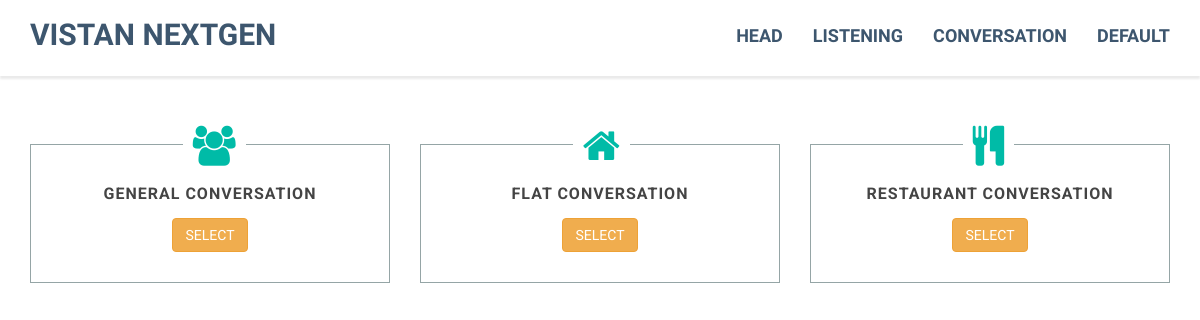
The page / on the database its author committed.
### App/models.py (models this page shows, shortened)
class Service(models.Model):
    name = models.CharField(max_length = 25)
    created_at = models.DateTimeField(auto_now_add = True)
    time = models.DecimalField(max_digits = 25,decimal_places=3)
    icon = models.CharField(max_length=100, default = 'home')
    class Meta:
        ordering = ('-id',)
        verbose_name = 'Service'
        verbose_name_plural = 'Services'

### App/views.py (the view)
# urls.py: path('', views.HomeView, name = 'home'),
def HomeView(request):
    qs  =  Service.objects.all()
    return render(request, 'App/index.html', {'qs':qs})

### App/templates/App/index.html (shortened to what this page needs)
<!DOCTYPE html>
{% load static %}
<html>
<head>
<link href="{% static "css/bootstrap.min.css" %}" rel="stylesheet">
<link href="https://maxcdn.bootstrapcdn.com/font-awesome/4.6.3/css/font-awesome.min.css" rel="stylesheet">
<link href="{% static "css/style.css" %}" rel="stylesheet">
<link rel="stylesheet" href="{% static "izitoast/css/iziToast.min.css" %}">
</head>
<body>
<header class="item header margin-top-0">
<div class="wrapper">
	<nav role="navigation" class="navbar navbar-white navbar-embossed navbar-lg navbar-fixed-top">
	<div class="container">
		<div class="navbar-header">
			<a href="" class="navbar-brand brand"> VISTAN NEXTGEN </a>
		</div>
		<div id="navbar-collapse-02" class="collapse navbar-collapse">
			<ul class="nav navbar-nav navbar-right">
				<li class="propClone"><a href="{% url 'App:head-create' %}">Head</a></li>
				<li class="propClone"><a href="{% url 'App:listen-create' %}">Listening</a></li>
				<li class="propClone"><a href="{% url 'App:home' %}">Conversation</a></li>
				<li class="propClone"><a href="{% url 'App:all-details' %}">Default</a></li>
			</ul>
		</div>
	</div>
	</nav>
</div>
</header>
<section class="item content">
</section>
<div class="item content">
	<div class="container">
		<div class="row">
			{% for i in qs%}
			<div class="col-md-4">
				<i class="fa {{i.icon}} infoareaicon"></i>
				<div class="infoareawrap" style=border-color:#95A5A6;>
					<h1 class="text-center subtitle">{{i.name}} Conversation</h1>
					<p class="text-center">
						 <a href="{% url 'App:select-service' i.id %}" class="btn btn-warning">SELECT</a>
					</p>
				</div>
			</div>
			{% endfor %}
		</div>
	</div>
</div>
</body>
</html>

### static/css/style.css (style rules this page uses)
body { font-family:Roboto; font-weight:300; font-size:16px; color:#777; line-height:1.7; }
h1,h2,h3,h4,h5,h6 { font-family:Roboto; font-weight:700; }
.navbar-lg { min-height:76px; }
.navbar-lg .navbar-brand { line-height:1; padding-top:20px; padding-bottom:26px; font-size:30px; }
header .navbar-white a { color:#3D566E; font-weight:700; }
.item.content,.item.portfolio,.item.team,.item.pricing,.item.contact { padding-top:40px; padding-bottom:0px; }
header .navbar-white { background:#fff; box-shadow:0px 3px 2px 0px rgba(50,50,50,0.1); }
.item.header { background-image:url(../images/homeimg.jpg); background-repeat:no-repeat; background-position:0% top; background-size:cover; background-attachment:scroll; background-color:rgba(0,0,0,0); }
.navbar-nav,.navbar>.container .navbar-brand { font-family:Dosis; text-transform:uppercase; }
.infoareaicon { font-size:40px; position:absolute; top:-18px; left:43%; background:#fff; padding-left:10px; padding-right:10px; color:#00bba7; }
.infoareawrap { border:1px solid #eee; padding:20px; }
.infoareawrap h1.subtitle { margin-top:20px; color:#444; text-transform:uppercase; font-size:16px; letter-spacing:1px; margin-bottom: 15px; }
ul,ol { -moz-padding-start:0px; -webkit-padding-start:0px; -khtml-padding-start:0px; -o-padding-start:0px; padding-start:0px; padding-left:0px; }
@media (min-width:768px) { .navbar-lg .navbar-nav>li>a { padding-top:26px; padding-bottom:26px; font-size:18px; } }

### rows shown on the page
Service: name "GENERAL"
Service: name "FLAT"
Service: name "RESTAURANT"
